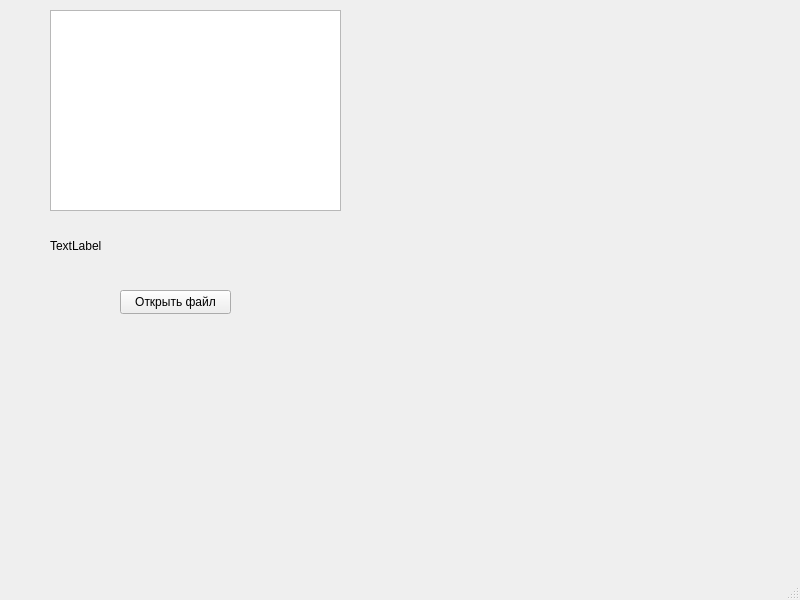
<?xml version="1.0" encoding="UTF-8"?>
<ui version="4.0">
 <class>MainWindow</class>
 <widget class="QMainWindow" name="MainWindow">
  <property name="geometry">
   <rect>
    <x>0</x>
    <y>0</y>
    <width>800</width>
    <height>600</height>
   </rect>
  </property>
  <property name="windowTitle">
   <string>MainWindow</string>
  </property>
  <widget class="QWidget" name="centralwidget">
   <widget class="QPushButton" name="pushButton">
    <property name="geometry">
     <rect>
      <x>120</x>
      <y>290</y>
      <width>111</width>
      <height>24</height>
     </rect>
    </property>
    <property name="text">
     <string>Открыть файл</string>
    </property>
   </widget>
   <widget class="QTextEdit" name="textEdit">
    <property name="geometry">
     <rect>
      <x>50</x>
      <y>10</y>
      <width>291</width>
      <height>201</height>
     </rect>
    </property>
   </widget>
   <widget class="QLabel" name="label">
    <property name="geometry">
     <rect>
      <x>50</x>
      <y>220</y>
      <width>291</width>
      <height>51</height>
     </rect>
    </property>
    <property name="text">
     <string>TextLabel</string>
    </property>
   </widget>
  </widget>
  <widget class="QMenuBar" name="menubar">
   <property name="geometry">
    <rect>
     <x>0</x>
     <y>0</y>
     <width>800</width>
     <height>21</height>
    </rect>
   </property>
  </widget>
  <widget class="QStatusBar" name="statusbar"/>
 </widget>
 <resources/>
 <connections/>
</ui>
